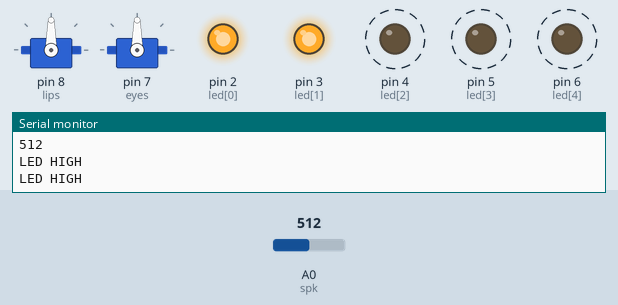
This sketch was run on a simulated Arduino Uno, built with avr-gcc and run on an emulated ATmega328P. On the bench: 2 × servo, output pins drawn as LEDs (lit = HIGH), the last lines printed to the serial monitor. Dashed ring = blinking. The inputs (shaded band) are chosen by the test bench; at power-on: A0 (spk) = 512.

Above: at 1.39 s.
2.0 s: A0 (spk) set to 490
At 2.34 s:
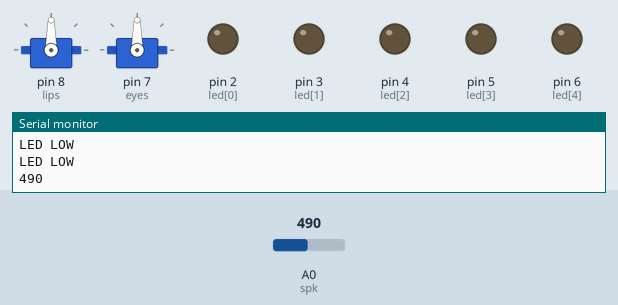
At 2.9 s:
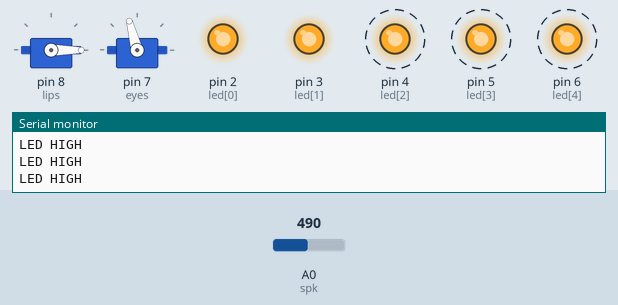
Timing chart, 0 to 11.5 s (numbered marks = the images above; inputs shaded):
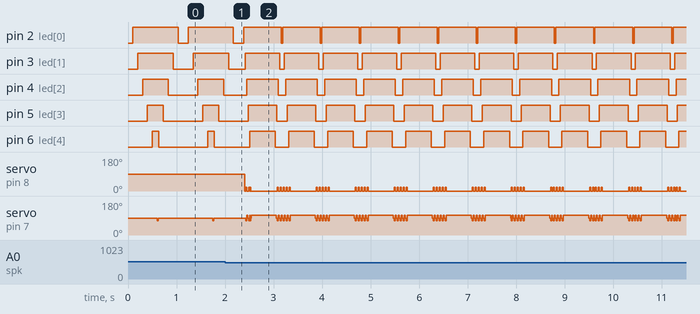

Measured:
- after the input at 2.0 s, pin 4 (led[2]): alternates HIGH for 0.65 s and LOW for 0.15 s, starting after 0.44 s; pin 5 (led[3]): alternates HIGH for 0.59 s and LOW for 0.21 s, starting after 0.48 s
- by itself, pin 2 (led[0]): repeats every 0.80 s: HIGH 0.77 s, LOW 0.03 s
- by itself, pin 3 (led[1]): repeats every 0.80 s: HIGH 0.71 s, LOW 0.09 s
- by itself, pin 4 (led[2]): alternates HIGH for 0.53 s and LOW for 0.61 s
- by itself, pin 5 (led[3]): alternates HIGH for 0.33 s and LOW for 0.81 s
- by itself, pin 6 (led[4]): alternates HIGH for 0.13 s and LOW for 1.0 s

The sketch:

Face_eye_lips_nano.ino
```cpp
#include<Servo.h>
Servo lips;
Servo eyes;
const int spk=A0;
const int led[5]={2,3,4,5,6};

int sound = 0;

void setup() {
  Serial.begin(9600);
  lips.attach(8);
  eyes.attach(7);
  for(int i=0;i<5;i++){
      pinMode(led[i],OUTPUT);
    }
//  pinMode(r0,OUTPUT);
//  pinMode(r1,OUTPUT);
//  pinMode(r2,OUTPUT);
//  pinMode(r3,OUTPUT);
//  pinMode(r4,OUTPUT);
  pinMode(spk,INPUT);
  eyes.write(90);
}

void loop() {
  sound = analogRead(spk);
  Serial.println(sound);
  delay(100);
  while(sound < 500){
      for(int i=0;i<5;i++){
          Serial.println("LED HIGH");
          digitalWrite(led[i],HIGH);
          delay(5);
          lips.write(20);
          delay(5);
          eyes.write(75);
          delay(5);
          eyes.write(90);
          delay(5);
          lips.write(0);
          delay(5);
          eyes.write(105);
          delay(5);
        }
        delay(500);
        for(int i=0;i<5;i++){
          Serial.println("LED LOW");
          digitalWrite(led[4-i],LOW);
          delay(5);
          lips.write(20);
          delay(5);
          eyes.write(75);
          delay(5);
          eyes.write(90);
          delay(5);
          lips.write(0);
          delay(5);
          eyes.write(105);
          delay(5);
        }
    }
    if(sound > 500){
        for(int i=0;i<5;i++){
          Serial.println("LED HIGH");
          digitalWrite(led[i],HIGH);
          delay(100);
        }
        eyes.write(75);
        delay(10);
        eyes.write(105);
        delay(10);
        eyes.write(90);
        delay(10);
        for(int i=0;i<5;i++){
          Serial.println("LED LOW");
          digitalWrite(led[4-i],LOW);
          delay(100);
        }
        eyes.write(90);
        delay(10);
      }
}
```
